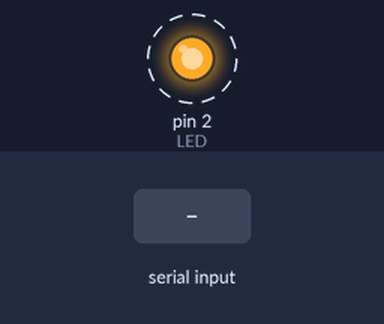
Recording of a sketch running on a simulated Arduino Uno, built with avr-gcc and run on an emulated ATmega328P. Parts: output pins drawn as LEDs (lit = HIGH). Dashed ring = blinking. The test bench sets the inputs (shaded band). What the sketch prints to the serial monitor is not drawn.

Above: at 1.26 s.
1.3 s: "leds\n" received over Serial
Timing chart, 0 to 10.3 s (numbered marks = the images above; inputs shaded):
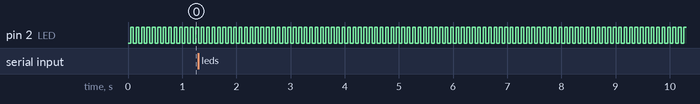

Measured:
- by itself, pin 2 (LED): alternates HIGH for 0.05 s and LOW for 0.05 s

The sketch:

timer.ino
```cpp
bool stringComplete = false;
String msg = "";

int LED = 2;                       // pin number of LED
bool ledState = true;              // LED init state
bool tog = true;                   // toggle switch for LEDs
unsigned long ledToggle_min = 0.2; // toggle LEDs every x minutes
unsigned long previousMillis = 0;  // millis() returns an unsigned long.

void setup()
{
  pinMode(LED, OUTPUT);            // digital pin 2 as output
  Serial.begin(9600);            // connect to serial port
  digitalWrite(LED, ledState);     // LED state at init
}

void loop()
{
  // Schedule LEDs on/off
  unsigned long currentMillis = millis(); // grab current time
  // check if "interval" time has passed
  if ((unsigned long)(currentMillis - previousMillis) >= (ledToggle_min * 60 * 1000))
  {
    tog = !tog;                // "toggles" the state
    digitalWrite(LED, tog);    // sets the LED based on toggle
    previousMillis = millis(); // save the "current" time
  }

  if (stringComplete)
  {

    stringComplete = false;

    if (msg.indexOf("leds") >= 0)
    { // toggle LEDs
      ledState = !digitalRead(LED);
      digitalWrite(LED, ledState);
      msg = ledState ? "on" : "off";
      Serial.print("LEDs are ");
      Serial.println(msg);
    }
    else if (msg.indexOf("ledoff") >= 0)
    { // force LEDs off
      digitalWrite(LED, false);
      ledState = digitalRead(LED);
      msg = ledState ? "on" : "off";
      Serial.print("LEDs are ");
      Serial.println(msg);
    }
    else if (msg.indexOf("ledon") >= 0)
    { // force LEDs on
      digitalWrite(LED, true);
      ledState = digitalRead(LED);
      msg = ledState ? "on" : "off";
      Serial.print("LEDs are ");
      Serial.println(msg);
    }
    else
    {
      Serial.println("not a valid command");
    }
  }
  msg = "";
  delay(50);
}

void serialEvent()
{ // receives msg from user input
  while (Serial.available())
  {
    // get the new byte:
    char inChar = (char)Serial.read();
    // add it to the inputString:
    msg += inChar;
    // if the incoming character is a newline, set a flag
    // so the main loop can do something about it:
    if (inChar == '\n')
    {
      stringComplete = true;
      msg.trim();
    }
  }
}
```
